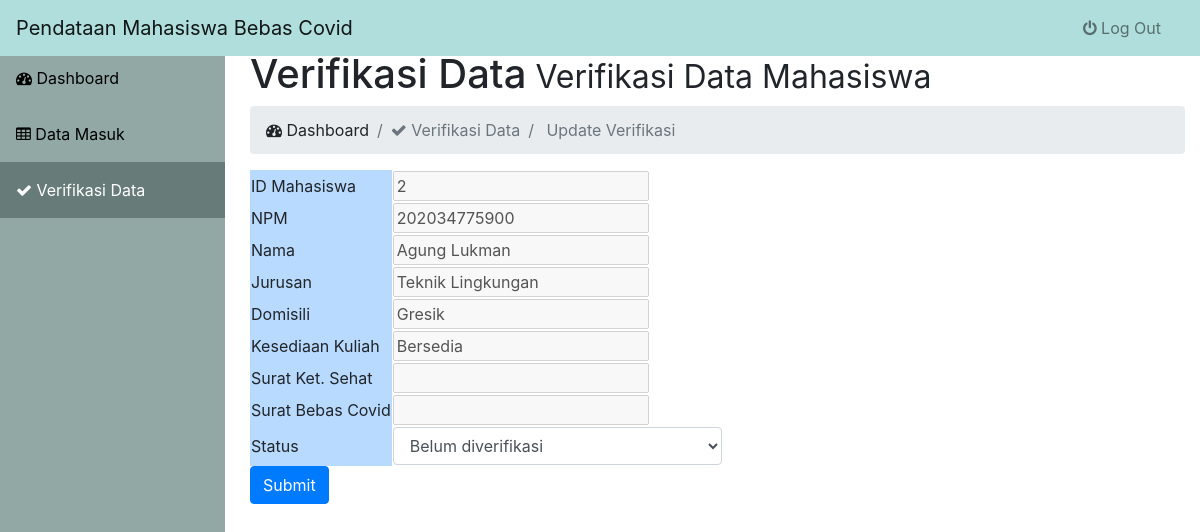
Screenshot of /verifikasi.php (signed in) with the database file from the repository.
### tables this page shows
CREATE TABLE `tb_mhs` (
  `id_mhs` int(11) NOT NULL,
  `npm_mhs` varchar(100) DEFAULT NULL,
  `nama_mhs` varchar(100) NOT NULL,
  `password_mhs` varchar(50) NOT NULL,
  `email` varchar(100) NOT NULL,
  `jurusan` varchar(100) NOT NULL,
  `fakultas` varchar(100) NOT NULL,
  `status_ver` varchar(100) NOT NULL
);

CREATE TABLE `tb_data` (
  `id_data` int(20) NOT NULL,
  `alamat` varchar(200) NOT NULL,
  `domisili` varchar(100) NOT NULL,
  `riwayat_cov` varchar(50) NOT NULL,
  `kontak_cov` varchar(50) NOT NULL,
  `riwayat_vaksin` varchar(50) NOT NULL,
  `kesediaan_kuliah` varchar(50) NOT NULL,
  `id_admin` int(5) NOT NULL,
  `id_mhs` int(100) NOT NULL
);

### data-index.php (called while the page is built, shortened)
<?php
include('connect.php');
$query_detail = "SELECT im.id_mhs, npm_mhs, nama_mhs, jurusan, status_ver, d.domisili, kesediaan_kuliah,
fb.file_bebascov, f.file_ketsehat FROM tb_mhs im LEFT JOIN tb_data d USING (id_mhs)
LEFT JOIN tb_bebascov fb USING (id_mhs)
LEFT JOIN tb_ketsehat f USING (id_mhs)";
$hasil_detail=mysqli_query($koneksi, $query_detail);

### verifikasi.php (the view, shortened to what this page needs)
<!DOCTYPE html>
<html lang="en">
    <head>
        <link rel="stylesheet" href="assets/css/bootstrap.min.css"/>
        <link rel="stylesheet" type="text/css" href="assets/css/pendataan.css">
        <link rel="stylesheet" href="font-awesome/css/font-awesome.min.css">
    </head>
    <body>
        <?php
         include 'data-index.php';
        ?>
    <div id="wrapper">
      <nav class="navbar navbar-inverse fixed-top navbar-expand-lg navbar-light bg-light">
        <a class="navbar-brand" href="index.php">Pendataan Mahasiswa Bebas Covid</a>
        <div class="collapse navbar-collapse" id="navbarSupportedContent">
          <ul class="navbar-nav ml-auto">
            <li class="nav-item ">
              <a href="logout-adm.php" class="nav-link"><i class="fa fa-power-off"></i> Log Out</a>
            </li>
          </ul>
        </div>
      </nav>
        <div class="sidebar">
          <a  href="index.php"><i class="fa fa-dashboard"></i> Dashboard</a>
          <a href="data-masuk.php"><i class="fa fa-table"></i> Data Masuk</a>
          <a class="active" href="ver-data.php"><i class="fa fa-check"></i> Verifikasi Data</a>
        </div>
      <div id="page-wrapper">
        <div class="row">
          <div class="col-lg-12">
            <nav aria-label="breadcrumb">
                <h1>Verifikasi Data<small> Verifikasi Data Mahasiswa</small></h1>
                <ol class="breadcrumb">
                    <li class="breadcrumb-item"><i class="fa fa-dashboard"></i> Dashboard</li>
                    <li class="breadcrumb-item active"><i class="fa fa-check"></i> Verifikasi Data</li>
                    <li class="breadcrumb-item active"> Update Verifikasi</li>
                </ol>
            </nav>
          </div>
        </div>
        <?php
  	    $tampil_detail=mysqli_fetch_assoc($hasil_detail)
	      ?>
          <div class="row">
            <div class="col-lg-12">
              <form action="update.php" method="post">
    		      <table>
	    		      <tr>
		    		      <td class="table-primary" width="30%" >ID Mahasiswa</td>
			    	      <td>
				    	      <input name="id_mhs" value="<?php echo $tampil_detail['id_mhs']?>" disabled>
      				    </td>
	      	    	</tr>
      	    		<tr>
                    <td class="table-primary" width="30%" >NPM</td>
				            <td>
					            <input name="npm_mhs" value="<?php echo $tampil_detail['npm_mhs']?>" disabled>
				            </td>
	    		      </tr>
    	    		  <tr>
                    <td class="table-primary" width="30%" >Nama</td>
				          <td>
					          <input name="nama_mhs" value="<?php echo $tampil_detail['nama_mhs']?>" disabled>
				          </td>
    			      </tr>
	    		      <tr>
                    <td class="table-primary" width="30%" >Jurusan</td>
			    	        <td>
				    	        <input name="jurusan" value="<?php echo $tampil_detail['jurusan']?>" disabled>
				            </td>
		    	      </tr>
                <tr>
                  <td class="table-primary" width="30%" >Domisili</td>
		    		      <td>
			    		      <input name="domisili" value="<?php echo $tampil_detail['domisili']?>" disabled>
				          </td>
    		    	  </tr>
                <tr>
                  <td class="table-primary" width="30%" >Kesediaan Kuliah</td>
			    	      <td>
				    	      <input name="kesediaan_kuliah" value="<?php echo $tampil_detail['kesediaan_kuliah']?>" disabled>
				          </td>
    		    	  </tr>
                <tr>
                  <td class="table-primary" width="30%" >Surat Ket. Sehat</td>
			    	      <td>
				    	      <input name="file_ketsehat" value="<?php echo $tampil_detail['file_ketsehat']?>" disabled>
				          </td>
    		    	  </tr>
                <tr>
                  <td class="table-primary" width="30%" >Surat Bebas Covid</td>
			    	      <td>
				    	      <input name="file_bebascov" value="<?php echo $tampil_detail['file_bebascov']?>" disabled>
				          </td>
    		    	  </tr>
                <tr>
                  <td class="table-primary" width="30%" >Status</td>
			    	      <td>
				    	      <select name="status_ver" class="form-control">
                        <option value="Belum diverifikasi" selected>Belum diverifikasi</option>
                      </select>
			    	      </td>
		    	      </tr>
		          </table>
              <div class="form-group row">
                   <div class="col-sm-10">
                         <button type="submit" class="btn btn-primary">Submit</button>
                  </div>
              </div>
	            </form>
            </div>
         </div>
      </div>
    </div>
    </body>
</html>

### assets/css/pendataan.css (style rules this page uses)
body { height: 100%; margin-top: 0; }
#wrapper { padding-left: 0; width: 100%; align-items: stretch; }
#page-wrapper { width: 100%; padding: 50px 15px; }
.sidebar { min-height: 100vh; width: 225px; margin: 0; padding: 0; background-color: #91A8A4; position: fixed; height: 100%; overflow: auto; top: 50px; }
.sidebar a { display: block; color: black; padding: 16px; text-decoration: none; }
.sidebar a.active { background-color: #677C79; color: white; }
@media (min-width:768px) { #wrapper { width: 100%; padding-left: 0; } }
@media (min-width:768px) { #page-wrapper { padding-left: 250px; } }
@media (min-width:768px) { .navbar-collapse { padding-left: 15px !important; padding-right: 15px !important; } }

### rows the page displays
tb_mhs: id_mhs "2", npm_mhs "202034775900", nama_mhs "Agung Lukman", jurusan "Teknik Lingkungan"
tb_data: domisili "Gresik", kesediaan_kuliah "Bersedia"
